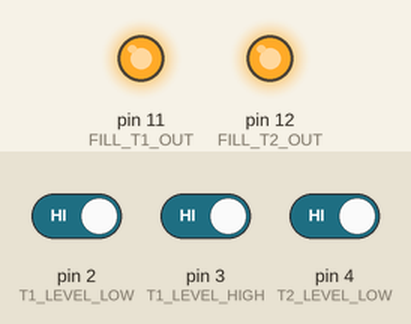
Simulated run of this sketch. Board: Arduino Uno, built with avr-gcc and run on an emulated ATmega328P. Shown: output pins drawn as LEDs (lit = HIGH). The test bench sets the inputs (shaded band); at power-on: pin 2 (T1_LEVEL_LOW) HIGH, pin 3 (T1_LEVEL_HIGH) HIGH, pin 4 (T2_LEVEL_LOW) HIGH.

Above: at 1.2 s.
1.3 s: pin 2 (T1_LEVEL_LOW) driven LOW
At 2.5 s:
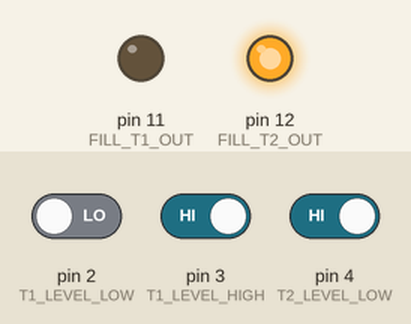
2.8 s: pin 2 (T1_LEVEL_LOW) driven HIGH and pin 3 (T1_LEVEL_HIGH) driven LOW and pin 4 (T2_LEVEL_LOW) driven LOW
At 3.8 s:
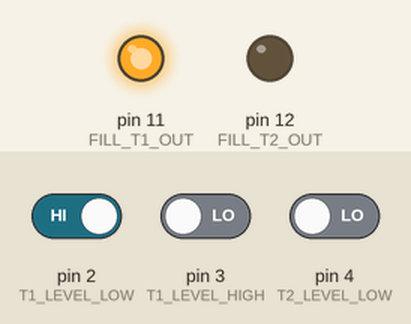
Timing chart, 0 to 5.8 s (numbered marks = the images above; inputs shaded):
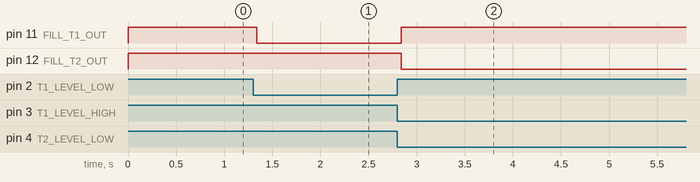

The sketch:

MC-Arduino-waterPump-2Tanks.ino
```cpp
const byte T1_LEVEL_LOW  = 2;                             // № pin датчик ёмкости 1 "нижний уровень"
const byte T1_LEVEL_HIGH = 3;                             // № pin датчик ёмкости 1 "верхний уровень"
const byte T2_LEVEL_LOW  = 4;                             // № pin датчик ёмкости 2 "нижний уровень"
const byte FILL_T1_OUT   = 11;                            // № pin клапан наполнения ёмкости 1
const byte FILL_T2_OUT   = 12;                            // № pin клапан наполнения ёмкости 2
const unsigned long maxTankFillingTime = 2*60*60*1000UL;  // максимальное время работы насоса в мс (n часов * 60 мин * 60 сек)
unsigned long startTankFillingTime = 0;                   // время запуска насоса
const byte debounceDelay = 40;                            // фильтр дребезга (мс)

bool bT1_LOW, bT1_HIGH, bT2_LOW;                          // сигнал с датчиков
unsigned int step = 0;                                    // номер шага программы

// Переменные для функций подавления дребезга --->
unsigned long lastDebounceTimeT1L = 0;
unsigned long lastDebounceTimeT1H = 0;
unsigned long lastDebounceTimeT2L = 0;
bool lastSensorStateT1L = HIGH;
bool lastSensorStateT1H = HIGH;
bool lastSensorStateT2L = HIGH;
bool SensorStateT1L = HIGH;
bool SensorStateT1H = HIGH;
bool SensorStateT2L = HIGH;
// <---

void setup() {
  // входные пины - с подтяжкой к "+"
  pinMode(T1_LEVEL_LOW, INPUT_PULLUP);
  pinMode(T1_LEVEL_HIGH, INPUT_PULLUP);
  pinMode(T2_LEVEL_LOW, INPUT_PULLUP);
  pinMode(FILL_T1_OUT, OUTPUT);
  pinMode(FILL_T2_OUT, OUTPUT);
  digitalWrite(FILL_T1_OUT, HIGH);
  digitalWrite(FILL_T2_OUT, HIGH);
}

void loop() {
  bT1_HIGH = !readDebounceT1H();
  bT1_LOW  = !readDebounceT1L();
  bT2_LOW  = !readDebounceT2L();

  if (step == 0) {
    if (bT2_LOW && !bT1_LOW) {
      step = 2;
    }

    if (bT1_LOW) {
      step = 1;
    }
  }

  switch (step) {
    // наполнение ёмкости 1
    case 1:
      // отключаем выход 2 (на перелив из ёмкости 1 в 2)
      digitalWrite(FILL_T2_OUT, HIGH);
      // включаем выход 1 (насос для ёмкости 1) и светодиод
      digitalWrite(FILL_T1_OUT, LOW);
      digitalWrite(13, HIGH);
      if (startTankFillingTime == 0) {
        startTankFillingTime = millis();
      }
      if (bT1_HIGH || (millis() - startTankFillingTime >= maxTankFillingTime)) {
        step = 0;
      }
      break;

    // наполнение ёмкости 2 (перелив из 1)
    case 2:
      // отключаем выход 1 (насос для ёмкости 1) и светодиод
      digitalWrite(FILL_T1_OUT, HIGH);
      digitalWrite(13, LOW);
      // включаем выход 2 (на перелив из ёмкости 1 в 2)
      digitalWrite(FILL_T2_OUT, LOW);
      if (bT1_LOW) {
        step = 0;
      }
      break;

    default:
      // отключаем все выходы
      digitalWrite(FILL_T1_OUT, HIGH);
      digitalWrite(FILL_T2_OUT, HIGH);
      digitalWrite(13, LOW);
      // сбрасываем время запуска насоса
      startTankFillingTime = 0;
      break;
  }
}

bool readDebounceT1L() {
  bool reading = digitalRead(T1_LEVEL_LOW);

  if (reading != lastSensorStateT1L) {
    // reset the debouncing timer
    lastDebounceTimeT1L = millis();
  }

  if ((millis() - lastDebounceTimeT1L) > debounceDelay) {
    // if the button state has changed:
    if (reading != SensorStateT1L) {
      SensorStateT1L = reading;
    }
  }

  // save the reading. Next time through the loop, it'll be the lastButtonState:
  lastSensorStateT1L = reading;

  return SensorStateT1L;
}

bool readDebounceT1H() {
  bool reading = digitalRead(T1_LEVEL_HIGH);

  if (reading != lastSensorStateT1H) {
    // reset the debouncing timer
    lastDebounceTimeT1H = millis();
  }

  if ((millis() - lastDebounceTimeT1H) > debounceDelay) {
    // if the button state has changed:
    if (reading != SensorStateT1H) {
      SensorStateT1H = reading;
    }
  }

  // save the reading. Next time through the loop, it'll be the lastButtonState:
  lastSensorStateT1H = reading;

  return SensorStateT1H;
}

bool readDebounceT2L() {
  bool reading = digitalRead(T2_LEVEL_LOW);

  if (reading != lastSensorStateT2L) {
    // reset the debouncing timer
    lastDebounceTimeT2L = millis();
  }

  if ((millis() - lastDebounceTimeT2L) > debounceDelay) {
    // if the button state has changed:
    if (reading != SensorStateT2L) {
      SensorStateT2L = reading;
    }
  }

  // save the reading. Next time through the loop, it'll be the lastButtonState:
  lastSensorStateT2L = reading;

  return SensorStateT2L;
}
```

Measured:
- after the input at 1.3 s, pin 11 (FILL_T1_OUT): HIGH → LOW at once
- after the input at 2.8 s, pin 11 (FILL_T1_OUT): LOW → HIGH at once; pin 12 (FILL_T2_OUT): HIGH → LOW at once
